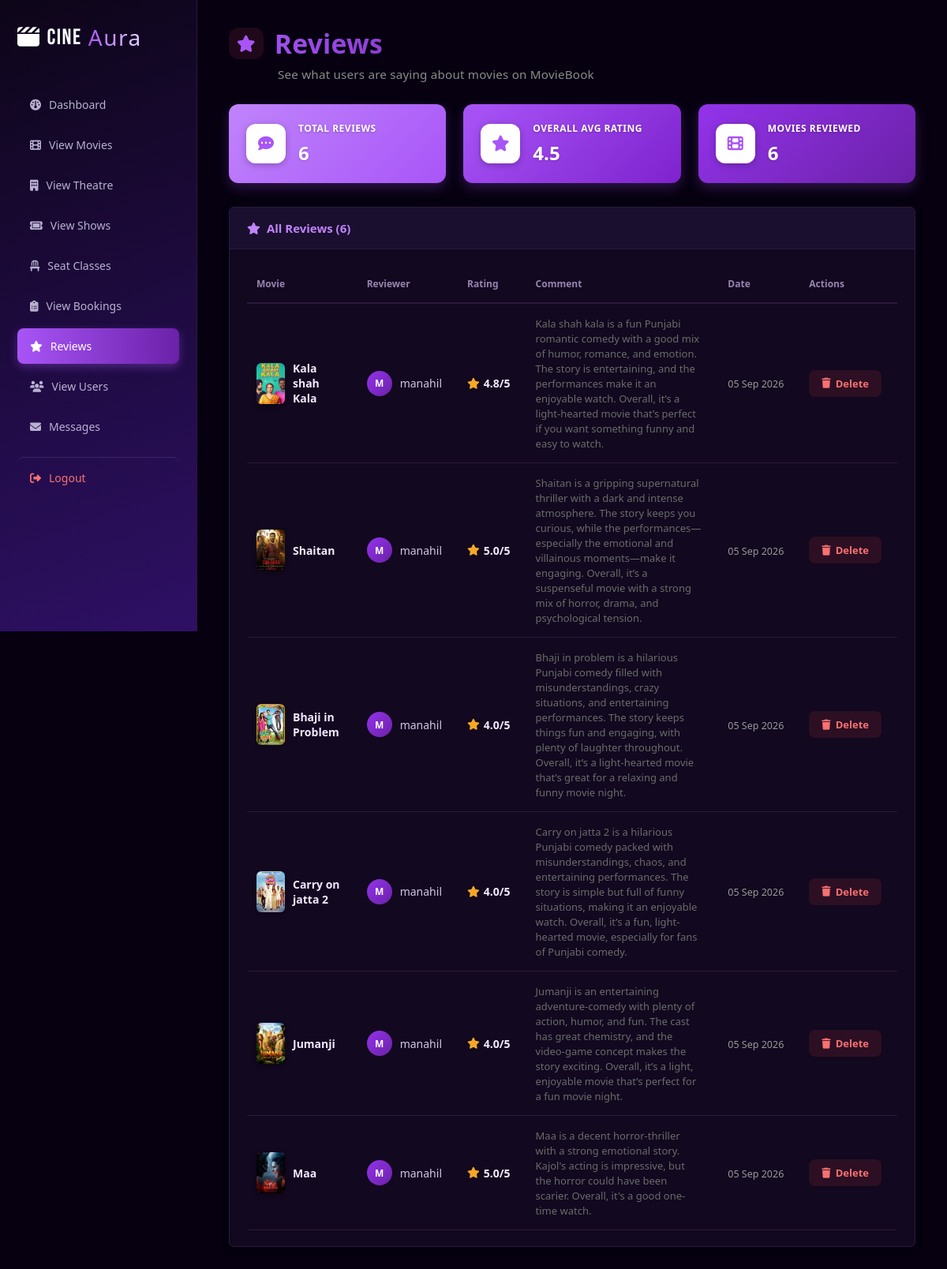
Screenshot of /Dashboard/view_reviews.php (signed in) with the database file from the repository.
### tables this page shows
CREATE TABLE `reviews` (
  `id` int(11) NOT NULL,
  `movie_id` int(11) NOT NULL,
  `user_id` int(11) NOT NULL,
  `rating` decimal(2,1) NOT NULL,
  `comment` text DEFAULT NULL,
  `created_at` timestamp NOT NULL DEFAULT current_timestamp()
);

CREATE TABLE `movies` (
  `id` int(11) NOT NULL,
  `title` varchar(150) NOT NULL,
  `genre` varchar(100) NOT NULL,
  `poster_url` varchar(255) NOT NULL,
  `avg_rating` decimal(2,1) NOT NULL,
  `trailer_url` varchar(255) NOT NULL,
  `description` text NOT NULL,
  `director` varchar(100) NOT NULL,
  `release_year` int(11) NOT NULL,
  `cast_names` varchar(255) NOT NULL,
  `is_coming_soon` tinyint(1) NOT NULL
);

CREATE TABLE `users` (
  `id` int(11) NOT NULL,
  `name` varchar(100) NOT NULL,
  `email` varchar(150) NOT NULL,
  `password` varchar(255) NOT NULL
);

### Dashboard/view_reviews.php (the view, shortened to what this page needs)
<?php
include_once "../connect.php";
include_once "side.php";
$reviewCountQuery = "SELECT * FROM reviews";
$reviewCountResult = mysqli_query($conn, $reviewCountQuery);
$totalReviews = mysqli_num_rows($reviewCountResult);
$avgRatingQuery = "SELECT AVG(rating) AS overall_avg FROM reviews";
$avgRatingResult = mysqli_query($conn, $avgRatingQuery);
$avgRatingRow = mysqli_fetch_assoc($avgRatingResult);
$overallAvg = $avgRatingRow["overall_avg"] ? round($avgRatingRow["overall_avg"], 1) : 0;
$reviewedMoviesQuery = "SELECT COUNT(DISTINCT movie_id) AS total FROM reviews";
$reviewedMoviesResult = mysqli_query($conn, $reviewedMoviesQuery);
$reviewedMoviesRow = mysqli_fetch_assoc($reviewedMoviesResult);
$totalReviewedMovies = $reviewedMoviesRow["total"];
$search = "";
if($search != ""){
    $reviewQuery = "SELECT reviews.*, movies.title AS movie_title, movies.poster_url, users.name AS reviewer_name
                     FROM reviews
                     JOIN movies ON reviews.movie_id = movies.id
                     JOIN users ON reviews.user_id = users.id
                     WHERE movies.title LIKE '%$search%' OR users.name LIKE '%$search%'
                     ORDER BY reviews.created_at DESC";
}else{
    $reviewQuery = "SELECT reviews.*, movies.title AS movie_title, movies.poster_url, users.name AS reviewer_name
                     FROM reviews
                     JOIN movies ON reviews.movie_id = movies.id
                     JOIN users ON reviews.user_id = users.id
                     ORDER BY reviews.created_at DESC";
}
$reviewResult = mysqli_query($conn, $reviewQuery);
?>
<!DOCTYPE html>
<html lang="en">
<head>
    <link rel="stylesheet" href="https://cdnjs.cloudflare.com/ajax/libs/font-awesome/6.5.1/css/all.min.css">
    <link rel="stylesheet" href="style.css">
</head>
<body class="dashboard-body">
    <div class="admin-content">
        <div class="admin-topbar">
            <div class="page-heading">
                <h1>
                    <i class="fa-solid fa-star"></i>
                    <?php echo $search != "" ? 'Search Results for "'.htmlspecialchars($search).'"' : 'Reviews'; ?>
                </h1>
                <p class="page-subtitle">See what users are saying about movies on MovieBook</p>
            </div>
        </div>
        <section class="stats-grid">
            <div class="stat-card">
                <div class="stat-icon movies"><i class="fa-solid fa-comment-dots"></i></div>
                <div>
                    <p class="stat-label">Total Reviews</p>
                    <p class="stat-value"><?php echo $totalReviews; ?></p>
                </div>
            </div>
            <div class="stat-card">
                <div class="stat-icon theatres"><i class="fa-solid fa-star"></i></div>
                <div>
                    <p class="stat-label">Overall Avg Rating</p>
                    <p class="stat-value"><?php echo $overallAvg; ?></p>
                </div>
            </div>
            <div class="stat-card">
                <div class="stat-icon shows"><i class="fa-solid fa-film"></i></div>
                <div>
                    <p class="stat-label">Movies Reviewed</p>
                    <p class="stat-value"><?php echo $totalReviewedMovies; ?></p>
                </div>
            </div>
        </section>
        <section class="manage-section">
            <div class="manage-header">
                <h2><i class="fa-solid fa-star"></i> All Reviews (<?php echo mysqli_num_rows($reviewResult); ?>)</h2>
            </div>
            <div class="table-wrapper">
                <table class="admin-table">
                    <thead>
                        <tr>
                            <th>Movie</th>
                            <th>Reviewer</th>
                            <th>Rating</th>
                            <th>Comment</th>
                            <th>Date</th>
                            <th>Actions</th>
                        </tr>
                    </thead>
                    <tbody>
                        <?php foreach($reviewResult as $review){ ?>
                            <tr>
                                <td>
                                    <div class="reviewer-cell">
                                        <img src="../<?php echo $review["poster_url"]; ?>" alt="<?php echo htmlspecialchars($review["movie_title"]); ?>" style="width:36px;height:52px;object-fit:cover;border-radius:6px;">
                                        <span class="movie-title"><?php echo htmlspecialchars($review["movie_title"]); ?></span>
                                    </div>
                                </td>
                                <td>
                                    <div class="reviewer-cell">
                                        <div class="reviewer-avatar-sm"><?php echo strtoupper(substr($review["reviewer_name"], 0, 1)); ?></div>
                                        <span><?php echo htmlspecialchars($review["reviewer_name"]); ?></span>
                                    </div>
                                </td>
                                <td><span class="rating-value"><i class="fa-solid fa-star"></i> <?php echo $review["rating"]; ?>/5</span></td>
                                <td>
                                    <?php if($review["comment"] != ""){ ?>
                                        <span class="review-comment-cell"><?php echo htmlspecialchars($review["comment"]); ?></span>
                                    <?php }else{ ?>
                                        <span class="review-comment-cell empty">No comment</span>
                                    <?php } ?>
                                </td>
                                <td><span class="review-date-cell"><?php echo date("d M Y", strtotime($review["created_at"])); ?></span></td>
                                <td class="actions">
                                    <a href="delete_review.php?id=<?php echo $review["id"]; ?>" class="btn-small delete" onclick="return confirm('Are you sure you want to delete this review?')"><i class="fa-solid fa-trash"></i> Delete</a>
                                </td>
                            </tr>
                        <?php } ?>
                    </tbody>
                </table>
            </div>
        </section>
    </div>
</body>
</html>

### Dashboard/style.css (style rules this page uses)
* { margin: 0; padding: 0; box-sizing: border-box; font-family: 'Segoe UI', Arial, sans-serif; }
body.dashboard-body { min-height: 100vh; background-color: #060010; }
a { text-decoration: none; }
.admin-content { margin-left: 250px; padding: 32px 40px; background-color: #060010; min-width: 0; }
.admin-topbar { display: flex; justify-content: space-between; align-items: center; margin-bottom: 28px; }
.admin-topbar h1 { font-size: 24px; color: #f3e8ff; font-weight: 700; }
.stats-grid { display: grid; grid-template-columns: repeat(auto-fit, minmax(210px, 1fr)); gap: 22px; margin-bottom: 30px; }
.stat-card { border-radius: 12px; padding: 22px; box-shadow: 0 6px 16px rgba(168,85,247,0.25); display: flex; align-items: center; gap: 16px; color: #fff; }
.stat-card:nth-child(1) { background: linear-gradient(135deg, #c084fc, #a855f7); }
.stat-card:nth-child(2) { background: linear-gradient(135deg, #a855f7, #7e22ce); }
.stat-card:nth-child(3) { background: linear-gradient(135deg, #9333ea, #6b21a8); }
.stat-icon { width: 50px; height: 50px; border-radius: 12px; background: #fff !important; display: flex; align-items: center; justify-content: center; font-size: 20px; color: #a855f7; flex-shrink: 0; box-shadow: 0 2px 8px rgba(0,0,0,0.25); }
.stat-label { font-size: 12px; font-weight: 700; text-transform: uppercase; letter-spacing: 0.5px; color: #fff; text-shadow: 0 1px 3px rgba(0,0,0,0.25); margin-bottom: 6px; }
.stat-value { text-shadow: 0 1px 3px rgba(0,0,0,0.2); }
.stat-value { font-size: 24px; font-weight: 700; color: #fff; }
.manage-section { background: #12081f; border: 1px solid #2a1a3d; border-radius: 6px; padding: 0; box-shadow: 0 2px 10px rgba(0,0,0,0.4); margin-bottom: 28px; overflow: hidden; }
.manage-header { display: flex; justify-content: space-between; align-items: center; padding: 16px 22px; border-bottom: 1px solid #2a1a3d; background-color: #1a0f2e; }
.manage-header h2 { font-size: 15px; color: #c084fc; font-weight: 700; display: flex; align-items: center; gap: 8px; }
.table-wrapper { overflow-x: auto; padding: 20px 22px; -webkit-overflow-scrolling: touch; }
.admin-table { width: 100%; border-collapse: collapse; color: #d4c5e8; }
.admin-table th, .admin-table td { text-align: left; padding: 15px 20px 15px 12px; font-size: 14px; }
.admin-table th { color: #9584b0; text-transform: none; font-size: 12px; font-weight: 700; border-bottom: 2px solid #2a1a3d; }
.admin-table tbody tr { border-bottom: 1px solid #2a1a3d; }
.admin-table img { width: 46px; height: 62px; object-fit: cover; border-radius: 6px; box-shadow: 0 2px 6px rgba(0,0,0,0.3); }
.btn-small { padding: 8px 16px; border-radius: 8px; font-size: 13px; font-weight: 600; display: inline-flex; align-items: center; gap: 6px; text-decoration: none; transition: 0.2s ease; border: none; cursor: pointer; }
.btn-small.delete { background-color: rgba(239,68,68,0.12); color: #f87171; }
.stat-card { animation: fadeInUp 0.4s ease backwards; }
.stat-card:nth-child(1) { animation-delay: 0.05s; }
.stat-card:nth-child(2) { animation-delay: 0.1s; }
.stat-card:nth-child(3) { animation-delay: 0.15s; }
.manage-section { animation: fadeInUp 0.4s ease backwards; animation-delay: 0.2s; }
.movie-title { font-weight: 700; color: #f3e8ff; font-size: 14px; }
.rating-value { display: inline-flex; align-items: center; gap: 5px; font-weight: 700; color: #f3e8ff; }
.rating-value i { color: #f6a825; }

### rows the page displays
reviews: movie.poster_url (picture), movie.title "Kala shah Kala", user.name "M", user.name "manahil", rating "4.8", comment "Kala shah kala is a fun Punjabi romantic comedy with a good mix of humor, romance, and emotion. The story is entertaining, and the performances make it an enjoyable watch. Overall, it’s a light-hearted movie that’s perfect if you want something funny and easy to watch.", created_at "05 Sep 2026"
reviews: movie.poster_url (picture), movie.title "Shaitan", user.name "M", user.name "manahil", rating "5.0", comment "Shaitan is a gripping supernatural thriller with a dark and intense atmosphere. The story keeps you curious, while the performances—especially the emotional and villainous moments—make it engaging. Overall, it’s a suspenseful movie with a strong mix of horror, drama, and psychological tension.", created_at "05 Sep 2026"
reviews: movie.poster_url (picture), movie.title "Bhaji in Problem", user.name "M", user.name "manahil", rating "4.0", comment "Bhaji in problem is a hilarious Punjabi comedy filled with misunderstandings, crazy situations, and entertaining performances. The story keeps things fun and engaging, with plenty of laughter throughout. Overall, it’s a light-hearted movie that’s great for a relaxing and funny movie night.", created_at "05 Sep 2026"
reviews: movie.poster_url (picture), movie.title "Carry on jatta 2", user.name "M", user.name "manahil", rating "4.0", comment "Carry on jatta 2 is a hilarious Punjabi comedy packed with misunderstandings, chaos, and entertaining performances. The story is simple but full of funny situations, making it an enjoyable watch. Overall, it’s a fun, light-hearted movie, especially for fans of Punjabi comedy.", created_at "05 Sep 2026"
reviews: movie.poster_url (picture), movie.title "Jumanji", user.name "M", user.name "manahil", rating "4.0", comment "Jumanji is an entertaining adventure-comedy with plenty of action, humor, and fun. The cast has great chemistry, and the video-game concept makes the story exciting. Overall, it’s a light, enjoyable movie that’s perfect for a fun movie night.", created_at "05 Sep 2026"
reviews: movie.poster_url (picture), movie.title "Maa", user.name "M", user.name "manahil", rating "5.0", comment "Maa is a decent horror-thriller with a strong emotional story. Kajol's acting is impressive, but the horror could have been scarier. Overall, it's a good one-time watch.", created_at "05 Sep 2026"

### other values shown
$totalReviews "6"
$overallAvg "4.5"
$totalReviewedMovies "6"
mysqli_num_rows($reviewResult) "6"
